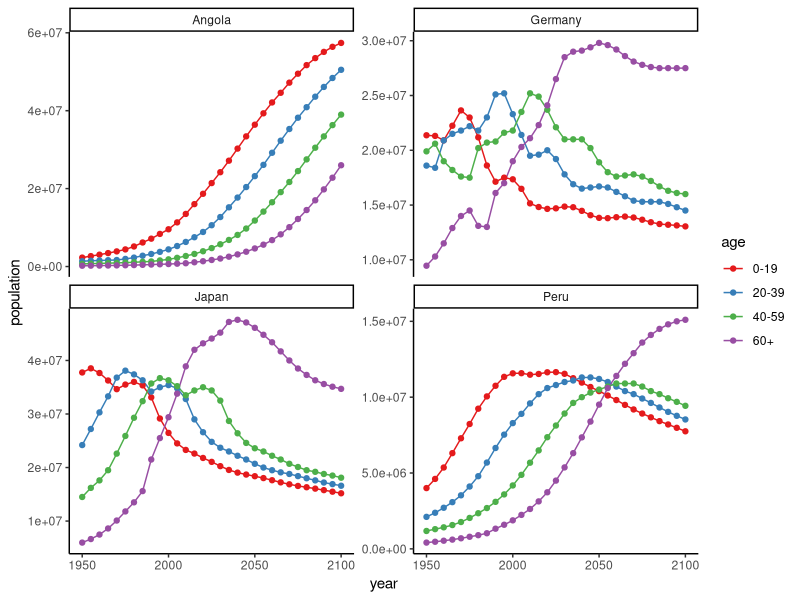
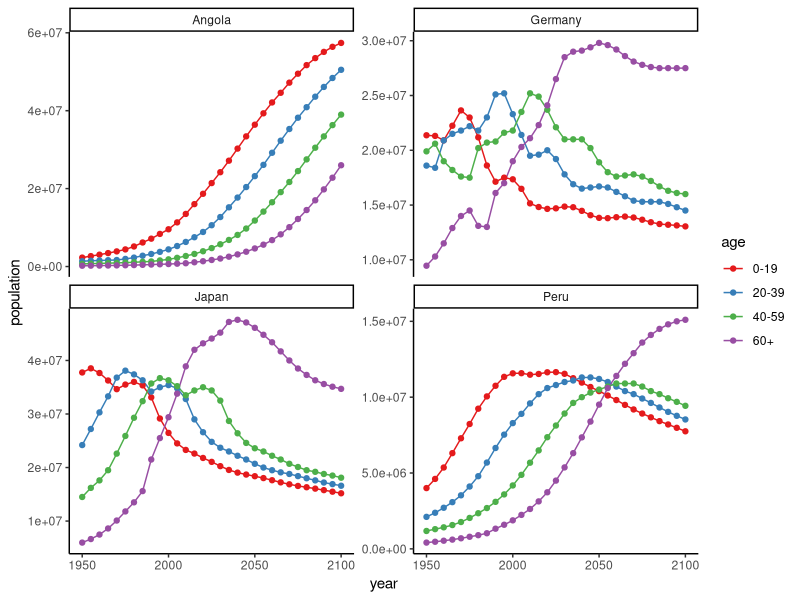

These figures' R source, in order:
library(tidyverse)
df <- read_csv("gapminder_tidy.csv")

theme_set(theme_classic())

p <- df %>% 
  filter(country %in% c("Germany", "Angola", "Japan", "Peru")) %>%
  ggplot(aes(x = year, y = population, group = age, color = age)) +
  geom_line() + geom_point() +
  facet_wrap(~country, scales = "free_y") +
  scale_colour_brewer(palette = "Set1")
p
ggsave("plot.png", p)



